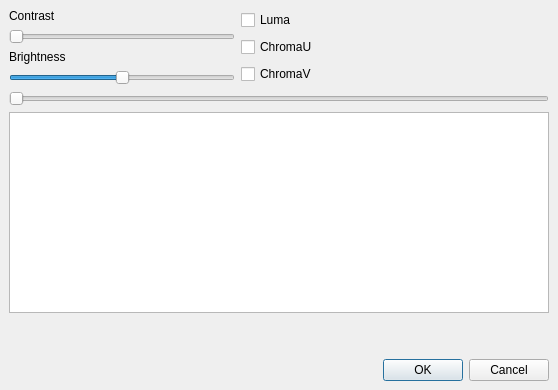
<ui version="4.0" >
 <class>contrastDialog</class>
 <widget class="QDialog" name="contrastDialog" >
  <property name="geometry" >
   <rect>
    <x>0</x>
    <y>0</y>
    <width>558</width>
    <height>390</height>
   </rect>
  </property>
  <property name="windowTitle" >
   <string>Contrast</string>
  </property>
  <layout class="QGridLayout" >
   <property name="leftMargin" >
    <number>9</number>
   </property>
   <property name="topMargin" >
    <number>9</number>
   </property>
   <property name="rightMargin" >
    <number>9</number>
   </property>
   <property name="bottomMargin" >
    <number>9</number>
   </property>
   <property name="horizontalSpacing" >
    <number>6</number>
   </property>
   <property name="verticalSpacing" >
    <number>6</number>
   </property>
   <item row="3" column="2" >
    <spacer>
     <property name="orientation" >
      <enum>Qt::Vertical</enum>
     </property>
     <property name="sizeType" >
      <enum>QSizePolicy::Ignored</enum>
     </property>
     <property name="sizeHint" >
      <size>
       <width>20</width>
       <height>40</height>
      </size>
     </property>
    </spacer>
   </item>
   <item row="2" column="0" colspan="3" >
    <widget class="QGraphicsView" name="graphicsView" />
   </item>
   <item row="1" column="0" colspan="3" >
    <widget class="QSlider" name="horizontalSlider" >
     <property name="orientation" >
      <enum>Qt::Horizontal</enum>
     </property>
    </widget>
   </item>
   <item row="4" column="0" colspan="3" >
    <widget class="QDialogButtonBox" name="buttonBox" >
     <property name="orientation" >
      <enum>Qt::Horizontal</enum>
     </property>
     <property name="standardButtons" >
      <set>QDialogButtonBox::Cancel|QDialogButtonBox::NoButton|QDialogButtonBox::Ok</set>
     </property>
    </widget>
   </item>
   <item row="0" column="1" >
    <layout class="QVBoxLayout" >
     <property name="spacing" >
      <number>6</number>
     </property>
     <property name="leftMargin" >
      <number>0</number>
     </property>
     <property name="topMargin" >
      <number>0</number>
     </property>
     <property name="rightMargin" >
      <number>0</number>
     </property>
     <property name="bottomMargin" >
      <number>0</number>
     </property>
     <item>
      <widget class="QCheckBox" name="checkBoxY" >
       <property name="text" >
        <string>Luma</string>
       </property>
      </widget>
     </item>
     <item>
      <widget class="QCheckBox" name="checkBoxU" >
       <property name="text" >
        <string>ChromaU</string>
       </property>
      </widget>
     </item>
     <item>
      <widget class="QCheckBox" name="checkBoxV" >
       <property name="text" >
        <string>ChromaV</string>
       </property>
      </widget>
     </item>
    </layout>
   </item>
   <item row="0" column="0" >
    <layout class="QVBoxLayout" >
     <property name="spacing" >
      <number>6</number>
     </property>
     <property name="leftMargin" >
      <number>0</number>
     </property>
     <property name="topMargin" >
      <number>0</number>
     </property>
     <property name="rightMargin" >
      <number>0</number>
     </property>
     <property name="bottomMargin" >
      <number>0</number>
     </property>
     <item>
      <widget class="QLabel" name="label" >
       <property name="text" >
        <string>Contrast</string>
       </property>
      </widget>
     </item>
     <item>
      <widget class="QSlider" name="horizontalSliderContrast" >
       <property name="minimum" >
        <number>5</number>
       </property>
       <property name="maximum" >
        <number>15</number>
       </property>
       <property name="orientation" >
        <enum>Qt::Horizontal</enum>
       </property>
      </widget>
     </item>
     <item>
      <widget class="QLabel" name="label_2" >
       <property name="text" >
        <string>Brightness</string>
       </property>
      </widget>
     </item>
     <item>
      <widget class="QSlider" name="horizontalSliderBrightness" >
       <property name="minimum" >
        <number>-127</number>
       </property>
       <property name="maximum" >
        <number>127</number>
       </property>
       <property name="orientation" >
        <enum>Qt::Horizontal</enum>
       </property>
      </widget>
     </item>
    </layout>
   </item>
   <item row="0" column="2" >
    <spacer>
     <property name="orientation" >
      <enum>Qt::Horizontal</enum>
     </property>
     <property name="sizeHint" >
      <size>
       <width>40</width>
       <height>20</height>
      </size>
     </property>
    </spacer>
   </item>
  </layout>
 </widget>
 <resources/>
 <connections>
  <connection>
   <sender>buttonBox</sender>
   <signal>accepted()</signal>
   <receiver>contrastDialog</receiver>
   <slot>accept()</slot>
   <hints>
    <hint type="sourcelabel" >
     <x>248</x>
     <y>254</y>
    </hint>
    <hint type="destinationlabel" >
     <x>157</x>
     <y>274</y>
    </hint>
   </hints>
  </connection>
  <connection>
   <sender>buttonBox</sender>
   <signal>rejected()</signal>
   <receiver>contrastDialog</receiver>
   <slot>reject()</slot>
   <hints>
    <hint type="sourcelabel" >
     <x>316</x>
     <y>260</y>
    </hint>
    <hint type="destinationlabel" >
     <x>286</x>
     <y>274</y>
    </hint>
   </hints>
  </connection>
 </connections>
</ui>
